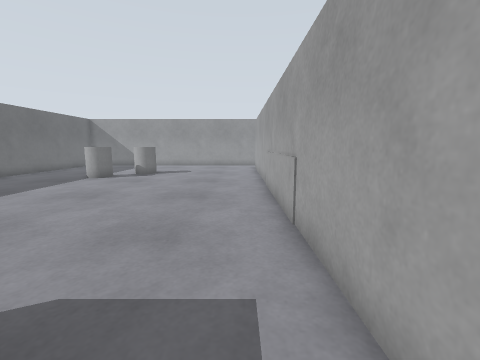
View 1 (above)

18 first-person views from a walk through a Gazebo world. The camera is 0.92 m above the floor, tilts 8° down and sees 90° across. The floor is counted in squares, 0.5 m on a side. Each view is taken from the middle of a square. On the plan, view 1 faces up. The plan holds only what a view shows up to about 14 squares ahead; the rest is blank. Robots are left out.

View 2
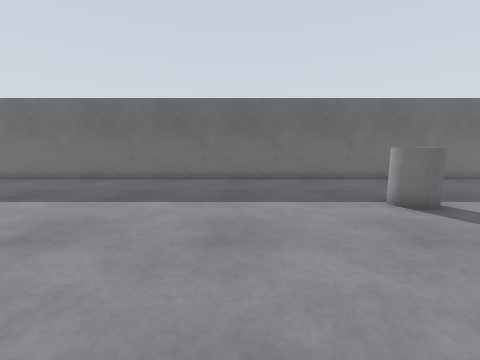

View 3
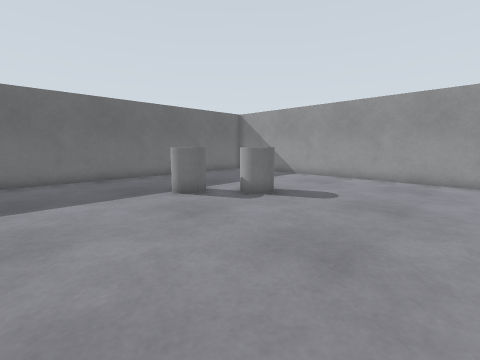

View 4
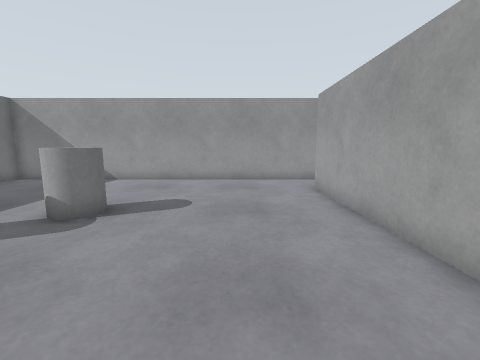

View 5
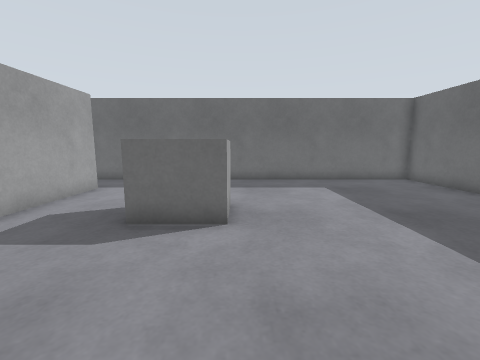

View 6
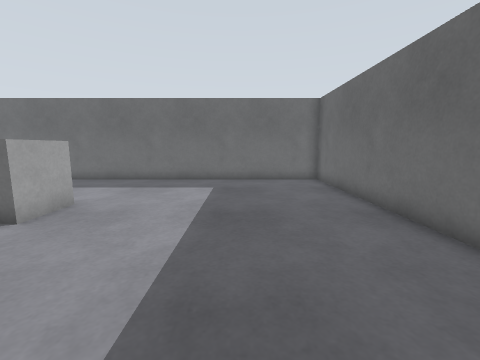

View 7
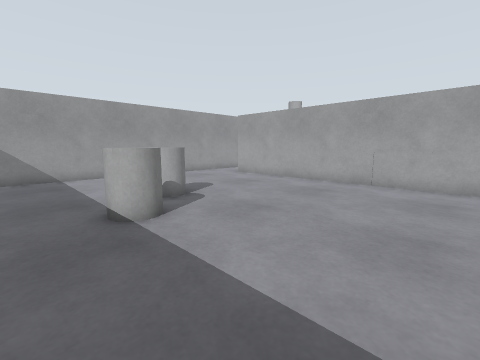

View 8
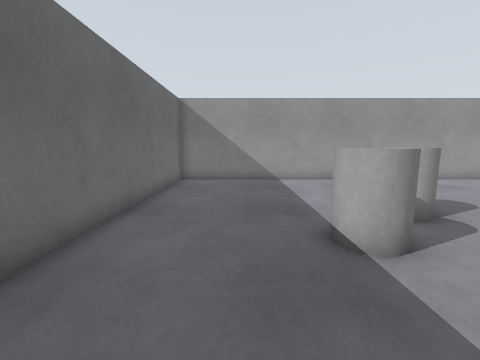

View 9
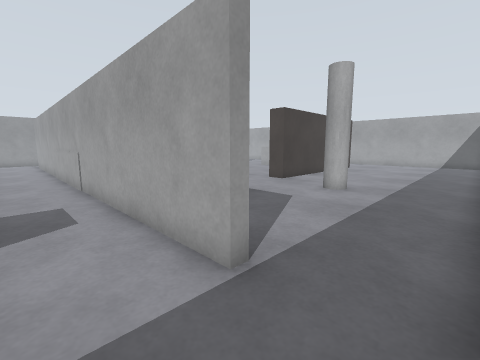

View 10
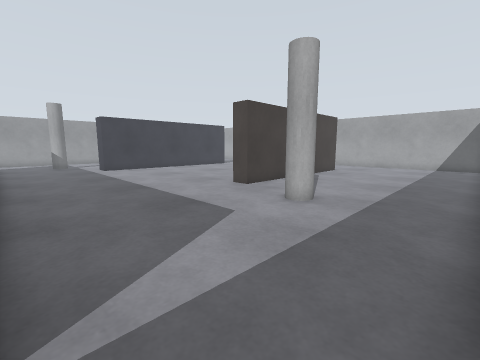

View 11
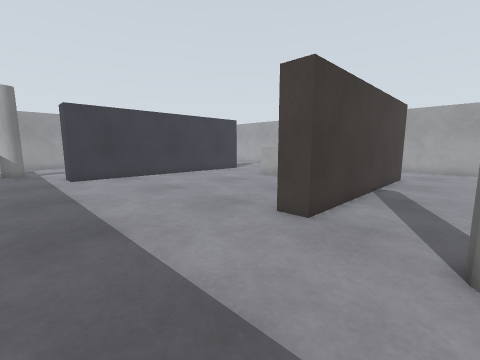

View 12
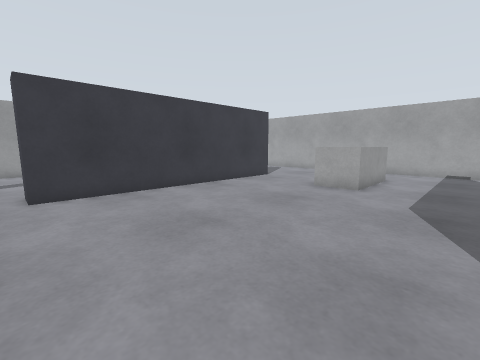

View 13
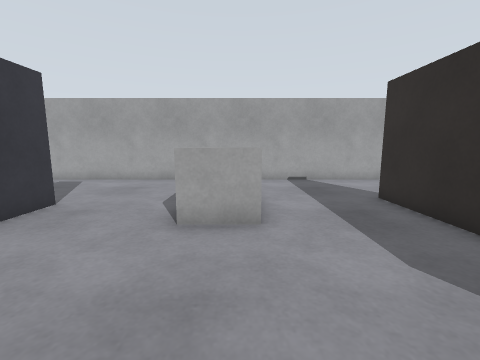

View 14
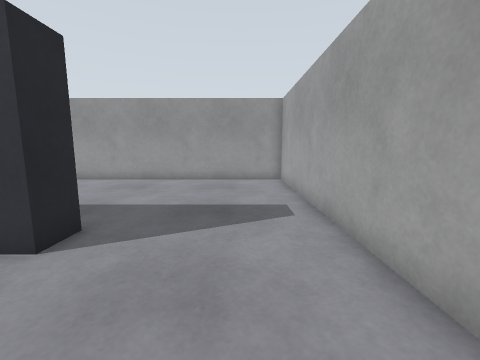

View 15
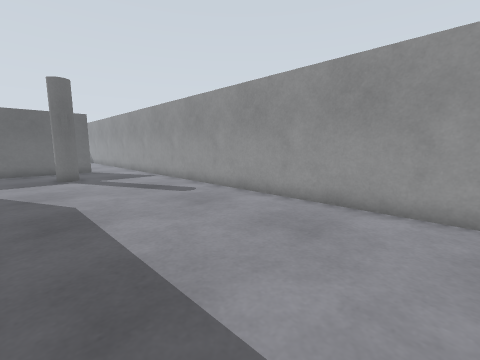

View 16
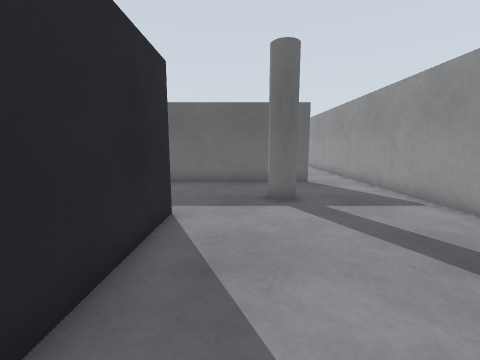

View 17
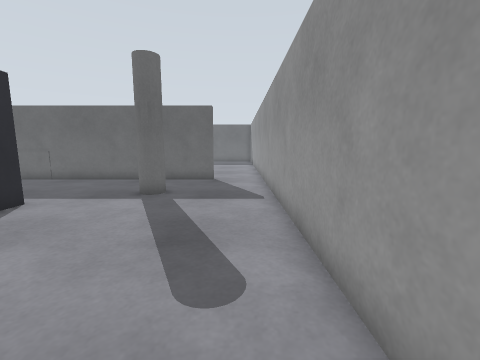

View 18
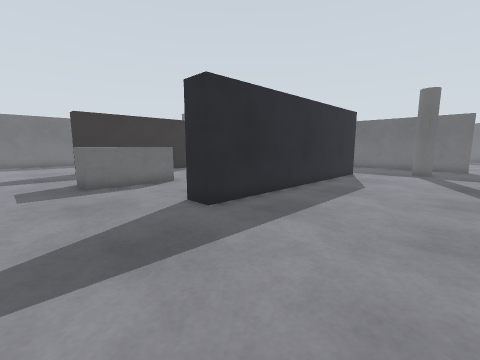

### Floor plan
Points are (right, up) in squares from view 1. A wall is a line through its corners. A room is listed if a view was taken in it or the views show most of it. See-through windows are left out.
Room 1 (views 1, 2, 3, 4, 5, 6, 7, 8, 9)
walls: (1.8, -3.5) (1.3, -3.5) (1.3, 20.5); (1.4, 23.3) (-14.3, 23.3) (-14.3, -6.3) (1.6, -6.3)
ways out: opening at (1, -5) to room 2; opening at (1, 22) to room 2
objects: barrel (-9, 14) to (-8, 15); barrel (-7, 16) to (-6, 17); pallet (-4, 0) to (-3, 1)
Room 2 (views 10, 11, 12, 13, 14, 15, 16, 17, 18)
walls: (16.8, 3) (20.5, 3); (7.5, 13.9) (7.5, 15.1) (19.5, 15.1) (19.5, 13.9) (7.5, 13.9); (20.6, 2) (10.5, 2) (10.5, 3); (25.3, 0.1) (25.3, 23.3) (1.4, 23.3); (1.3, 20.5) (1.7, 20.5) (1.7, 9.8); (1.6, -6.3) (3.1, -6.3)
ways out: opening at (1, -5) to room 1; opening at (1, 22) to room 1
objects: pillar (5, 18) to (6, 19); pillar (9, -2) to (10, -1); bench (18, 8) to (21, 9)

Where each view was taken, in squares from view 1:
view 1: 0 up, 0 right, facing up
view 2: 9 up, 1 left, facing left
view 3: 9 up, 0 right, facing up-left
view 4: 10 up, 2 left, facing up
view 5: 7 up, 5 left, facing down
view 6: 7 up, 10 left, facing down
view 7: 8 up, 11 left, facing up-right
view 8: 10 up, 11 left, facing up
view 9: 6 down, 1 left, facing up-right
view 10: 6 down, 2 right, facing up-right
view 11: 1 down, 5 right, facing up-right
view 12: 4 up, 7 right, facing up-right
view 13: 8 up, 12 right, facing right
view 14: 10 up, 23 right, facing up
view 15: 16 up, 21 right, facing up-left
view 16: 17 up, 14 right, facing left
view 17: 22 up, 15 right, facing left
view 18: 21 up, 24 right, facing down-left
